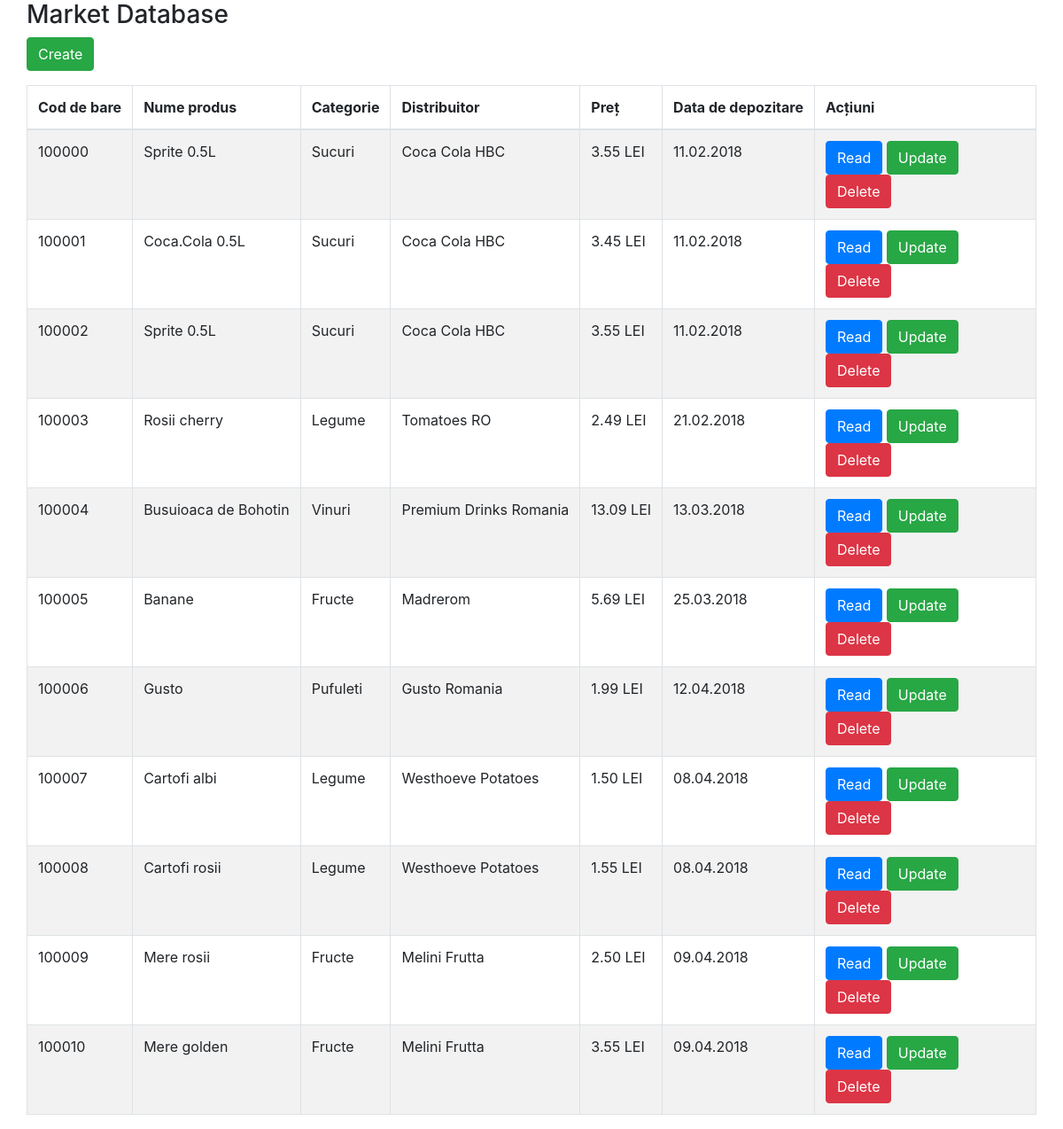
The page / on the database its author committed.
### tables this page shows
CREATE TABLE `PRODUCTS`(
    `PRODUCT_ID` INT(6) NOT NULL,
    `PRODUCT_NAME` VARCHAR(35) NOT NULL,
    `CATEGORY_ID` INT(2),
    `SUPPLIER_ID` INT(3),
    `PRODUCT_PRICE` VARCHAR(9) NOT NULL,
    `STORAGE_DATE` DATE,
    CONSTRAINT P_PRODUCT_ID_PK PRIMARY KEY (PRODUCT_ID),
    CONSTRAINT P_PRODUCT_ID_CK CHECK (LENGTH(PRODUCT_ID) = 6),
    CONSTRAINT P_CATEGORY_ID_FK FOREIGN KEY (CATEGORY_ID) REFERENCES CATEGORIES(CATEGORY_ID),
    CONSTRAINT P_SUPPLIER_ID_FK FOREIGN KEY (SUPPLIER_ID) REFERENCES SUPPLIERS(SUPPLIER_ID)
);

CREATE TABLE `CATEGORIES`(
    `CATEGORY_ID` INT(2) NOT NULL AUTO_INCREMENT,
    `CATEGORY_NAME` VARCHAR(15) NOT NULL,
    CONSTRAINT CAT_CATEGORY_ID_PK PRIMARY KEY (CATEGORY_ID)
);

CREATE TABLE `SUPPLIERS`(
    `SUPPLIER_ID` INT(3) NOT NULL AUTO_INCREMENT,
    `SUPPLIER_NAME` VARCHAR(40) NOT NULL,
    `CONTACT_ID` INT(2) NOT NULL,
    CONSTRAINT SUP_SUPPLIER_ID_PK PRIMARY KEY (SUPPLIER_ID),
    CONSTRAINT SUP_CONTACT_ID_FK FOREIGN KEY (CONTACT_ID) REFERENCES CONTACT(CONTACT_ID)
);

### index.php (the view, shortened to what this page needs)
<!DOCTYPE html>
<html lang="en">
<head>
    <link rel="stylesheet" href="https://stackpath.bootstrapcdn.com/bootstrap/4.1.0/css/bootstrap.min.css">
</head>
<body>
    <div class="container">
            <div class="row">
                <h3>Market Database</h3>
            </div>
            <div class="row">
                <p>
                    <a href="create.php" class="btn btn-success">Create</a>
                </p>
                <table class="table table-striped table-bordered">
                      <thead>
                        <tr>
                          <th>Cod de bare</th>
                          <th>Nume produs</th>
                          <th>Categorie</th>
                          <th>Distribuitor</th>
						  <th>Preț</th>
						  <th>Data de depozitare</th>
						  <th>Acțiuni</th>
                        </tr>
                      </thead>
                      <tbody>
                      <?php
                       $pdo = Database::connect();
                       $sql = "SELECT PRODUCT_ID, PRODUCT_NAME, CATEGORY_NAME, SUPPLIER_NAME, PRODUCT_PRICE, DATE_FORMAT(STORAGE_DATE,'%d.%m.%Y') AS STORAGE_DATE
								FROM PRODUCTS P, CATEGORIES CAT, SUPPLIERS SUP
								WHERE P.CATEGORY_ID = CAT.CATEGORY_ID AND
								P.SUPPLIER_ID = SUP.SUPPLIER_ID
								ORDER BY P.PRODUCT_ID";
                       foreach ($pdo->query($sql) as $row) {
                                echo '<tr>';
                                echo '<td>'. $row['PRODUCT_ID'] . '</td>';
                                echo '<td>'. $row['PRODUCT_NAME'] . '</td>';
                                echo '<td>'. $row['CATEGORY_NAME'] . '</td>';
								echo '<td>'. $row['SUPPLIER_NAME'] . '</td>';
								echo '<td>'. $row['PRODUCT_PRICE'] . '</td>';
								echo '<td>'. $row['STORAGE_DATE'] . '</td>';
                                echo '<td width=250>';
                                echo '<a class="btn btn-primary" href="read.php?id='.$row['PRODUCT_ID'].'">Read</a>';
                                echo '<a class="btn btn-success" href="update.php?id='.$row['PRODUCT_ID'].'">Update</a>';
                                echo '<a class="btn btn-danger" href="delete.php?id='.$row['PRODUCT_ID'].'">Delete</a>';
                                echo '</td>';
                                echo '</tr>';
                       }
                      ?>
                      </tbody>
                </table>
        </div>
    </div>
  </body>
</html>

### rows shown on the page
products: PRODUCT_ID "100000", PRODUCT_NAME "Sprite 0.5L", CATEGORY_ID.CATEGORY_NAME "Sucuri", SUPPLIER_ID.SUPPLIER_NAME "Coca Cola HBC", PRODUCT_PRICE "3.55 LEI", STORAGE_DATE "11.02.2018"
products: PRODUCT_ID "100001", PRODUCT_NAME "Coca.Cola 0.5L", CATEGORY_ID.CATEGORY_NAME "Sucuri", SUPPLIER_ID.SUPPLIER_NAME "Coca Cola HBC", PRODUCT_PRICE "3.45 LEI", STORAGE_DATE "11.02.2018"
products: PRODUCT_ID "100002", PRODUCT_NAME "Sprite 0.5L", CATEGORY_ID.CATEGORY_NAME "Sucuri", SUPPLIER_ID.SUPPLIER_NAME "Coca Cola HBC", PRODUCT_PRICE "3.55 LEI", STORAGE_DATE "11.02.2018"
products: PRODUCT_ID "100003", PRODUCT_NAME "Rosii cherry", CATEGORY_ID.CATEGORY_NAME "Legume", SUPPLIER_ID.SUPPLIER_NAME "Tomatoes RO", PRODUCT_PRICE "2.49 LEI", STORAGE_DATE "21.02.2018"
products: PRODUCT_ID "100004", PRODUCT_NAME "Busuioaca de Bohotin", CATEGORY_ID.CATEGORY_NAME "Vinuri", SUPPLIER_ID.SUPPLIER_NAME "Premium Drinks Romania", PRODUCT_PRICE "13.09 LEI", STORAGE_DATE "13.03.2018"
products: PRODUCT_ID "100005", PRODUCT_NAME "Banane", CATEGORY_ID.CATEGORY_NAME "Fructe", SUPPLIER_ID.SUPPLIER_NAME "Madrerom", PRODUCT_PRICE "5.69 LEI", STORAGE_DATE "25.03.2018"
products: PRODUCT_ID "100006", PRODUCT_NAME "Gusto", CATEGORY_ID.CATEGORY_NAME "Pufuleti", SUPPLIER_ID.SUPPLIER_NAME "Gusto Romania", PRODUCT_PRICE "1.99 LEI", STORAGE_DATE "12.04.2018"
products: PRODUCT_ID "100007", PRODUCT_NAME "Cartofi albi", CATEGORY_ID.CATEGORY_NAME "Legume", SUPPLIER_ID.SUPPLIER_NAME "Westhoeve Potatoes", PRODUCT_PRICE "1.50 LEI", STORAGE_DATE "08.04.2018"
products: PRODUCT_ID "100008", PRODUCT_NAME "Cartofi rosii", CATEGORY_ID.CATEGORY_NAME "Legume", SUPPLIER_ID.SUPPLIER_NAME "Westhoeve Potatoes", PRODUCT_PRICE "1.55 LEI", STORAGE_DATE "08.04.2018"
products: PRODUCT_ID "100009", PRODUCT_NAME "Mere rosii", CATEGORY_ID.CATEGORY_NAME "Fructe", SUPPLIER_ID.SUPPLIER_NAME "Melini Frutta", PRODUCT_PRICE "2.50 LEI", STORAGE_DATE "09.04.2018"
products: PRODUCT_ID "100010", PRODUCT_NAME "Mere golden", CATEGORY_ID.CATEGORY_NAME "Fructe", SUPPLIER_ID.SUPPLIER_NAME "Melini Frutta", PRODUCT_PRICE "3.55 LEI", STORAGE_DATE "09.04.2018"
